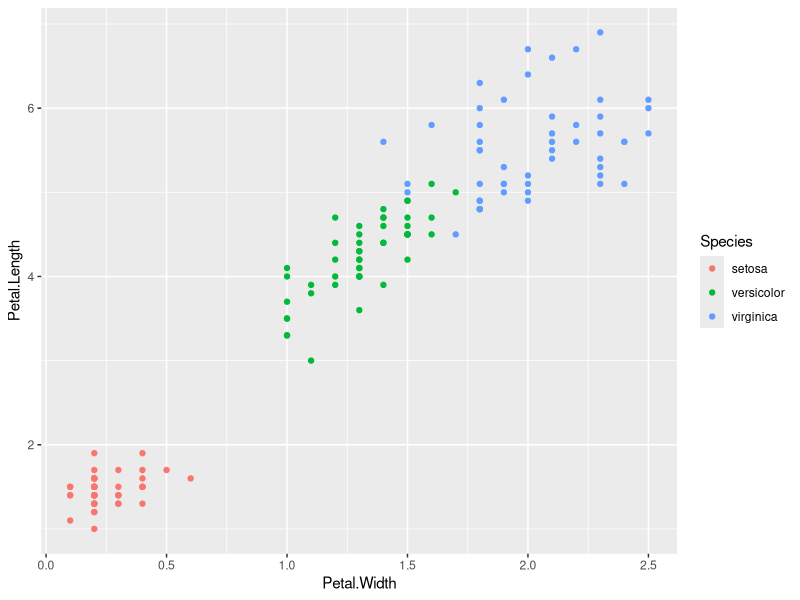
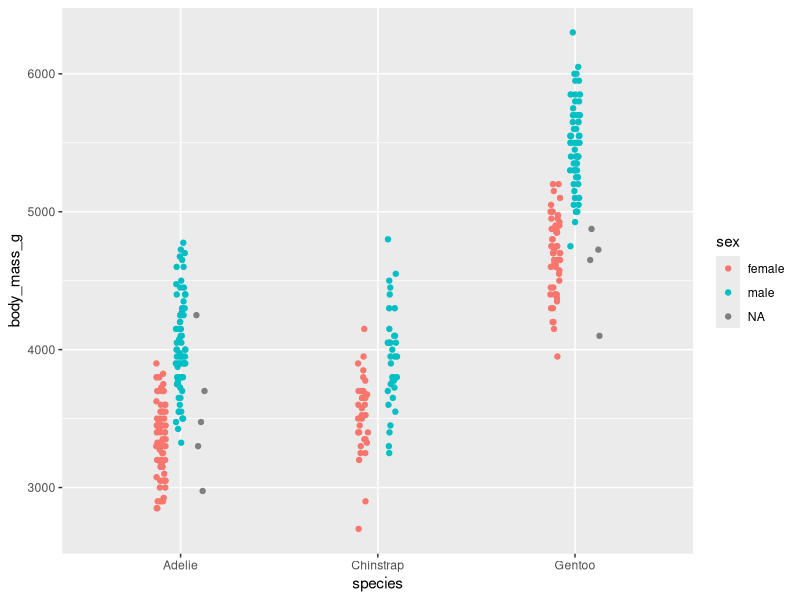

The R source for these figures, in order:
# 多重比較の紹介
# 2024-09-25
# Greg Nishihara


# パッケージの読み込み
# github のリンク https://github.com/gnishihara/data-kaiseki-2024

library(tidyverse) # tidyverse
library(lubridate) # 日時データの処理
library(emmeans)   # 多重比較
library(ggtext)    # ggplot にマークダウンを使う

# install.packages("palmerpenguins")

# 3種のアヤメ(Iris setosa, Iris versicolor, Iris virginica)

df1 = iris |> as_tibble()

df1
# 作図して、データを可視化する
ggplot(df1) + 
  geom_point(aes(x = Petal.Width,
                 y = Petal.Length,
                 color = Species))


# 作業仮設：種によって花弁の長さは異なる
# 帰無仮説：種による花弁の長さは等しい（または、同じである）

# t検定を利用
# このとき、すべて種の組み合わせによる違いを検討する
# setosa vs versicolor (t12)
# setosa vs virginica (t13)
# versicolor vs virginica (t23)
# t検定の関数は t.test()

filter(df1, !str_detect(Species, "virginica"))

t12 = t.test(Petal.Length ~ Species,
       data = filter(df1, !str_detect(Species, "virginica")))

t13 = t.test(Petal.Length ~ Species,
             data = filter(df1, !str_detect(Species, "versicolor")))

t23 = t.test(Petal.Length ~ Species,
             data = filter(df1, !str_detect(Species, "setosa")))

t12 # t値 (-39.49), 自由度 (62.14), p値 (<2.2e-16)
t13
t23
# 一つの作業仮設にたいして、t検定を複数回すると、
# 第１種の誤りを起こしやすい。
# ３回比較した場合、第１誤り = (1-(1-0.05)^3)
(1-(1-0.05)^3)


# 数種類の因子の影響を見たいとき、分散分析

m1 = lm(Petal.Length ~ Species, data = df1)
summary.aov(m1) # 一元配置分散分析
emmeans(m1, specs = 'pairwise'~Species) # デフォルトは TukeyHSD 法
emmeans(m1, specs = 'pairwise'~Species, # ボンフェロニー法
        adjust = "bonferroni")

# 二元配置分散分析
# species, island, sex が因子
# bill_length_mm, bill_depth_mm, flipper_length_mm,
# body_mass_g, year
# 作業仮設：Species と Sex によって body mass は異なる
# 帰無仮説：
#   Species による効果はない
#   Sex による効果はない
#   Species と Sex による効果はない
 
df2 = palmerpenguins::penguins

ggplot(df2) + 
  geom_point(aes(x = species,
                 y = body_mass_g, 
                 color = sex),
             position = position_jitterdodge(jitter.width = 0.1,
                                             dodge.width = 0.3))
df2 = df2 |> drop_na() # NA を解析データから外す
m0 = lm(body_mass_g ~ 1, data = df2) # 帰無モデル
m1 = lm(body_mass_g ~ species, data = df2) # species に対するモデル
m2 = lm(body_mass_g ~ sex, data = df2) # sex に対するモデル
m3 = lm(body_mass_g ~ species + sex, data = df2) # species + sex に対するモデル
m4 = lm(body_mass_g ~ species + sex + species:sex, data = df2) # フルモデル（相互作用項あり）
# 相互作用は species:sex です。
# AIC (Akaike Information Criterion)
# 一番低いAICがもっともいいモデル
AIC(m0, m1, m2, m3, m4)

summary.aov(m4) # 分散分析表
# すべての効果のP値は 0.05 より引くい

# 分散分析の仮定
# （１）残渣は独立して同分布に従う
# （２）残渣は正規分布に従う
# （３）残渣の分散は等しい
